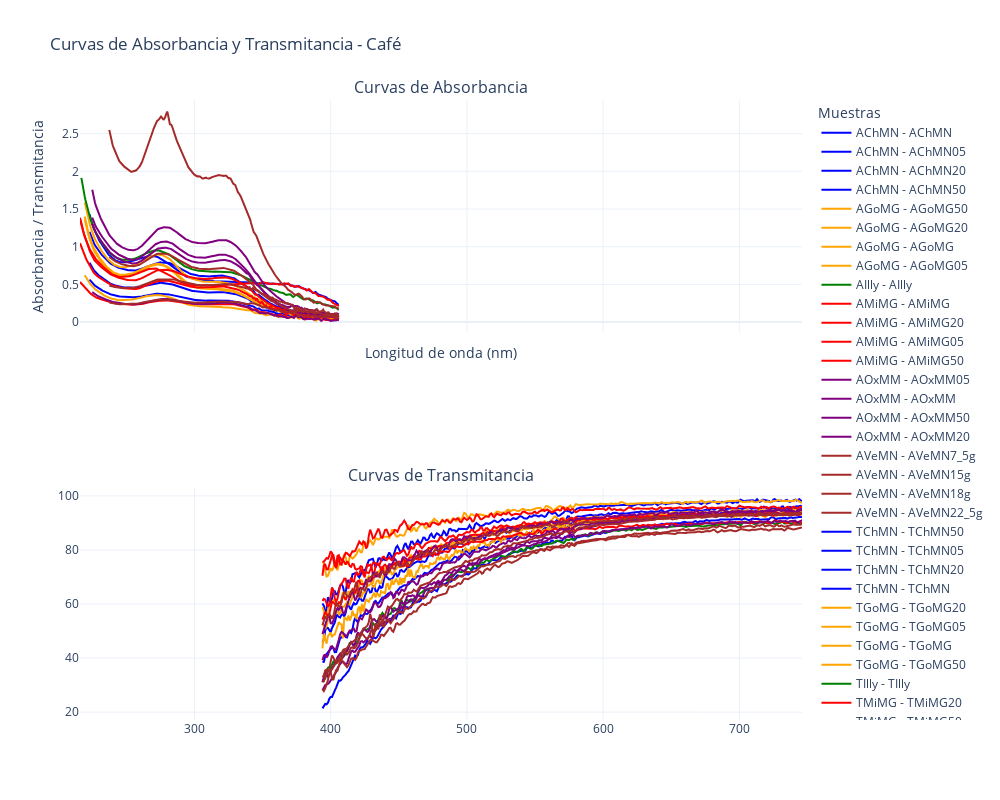

Notebook code for this chart:
### Code cell
import pandas as pd
import numpy as np
import plotly.graph_objects as go
from plotly.subplots import make_subplots
import os

# === Archivos ===
archivos_abs = [
    'AChMN_matrix.csv', 'AGoMG_matrix.csv', 'AIlly_matrix.csv',
    'AMiMG_matrix.csv', 'AOxMM_matrix.csv', 'AVeMN_matrix.csv'
]
archivos_trans = [
    'TChMN_matrix.csv', 'TGoMG_matrix.csv', 'TIlly_matrix.csv',
    'TMiMG_matrix.csv', 'TOxMM_matrix.csv', 'TVeMN_matrix.csv'
]

# === Función para leer datos y limpiar ===
def leer_csv(filepath):
    df = pd.read_csv(filepath)
    df.columns = ['nm'] + list(df.columns[1:])
    for col in df.columns[1:]:
        df[col] = pd.to_numeric(df[col], errors='coerce')
    return df.dropna()

# === Diccionarios de datos ===
datos_abs = {nombre[:-11]: leer_csv(nombre) for nombre in archivos_abs}
datos_trans = {nombre[:-11]: leer_csv(nombre) for nombre in archivos_trans}

# === Crear figura interactiva con subplots ===
fig = make_subplots(
    rows=2, cols=1,
    subplot_titles=("Curvas de Absorbancia", "Curvas de Transmitancia"),
    shared_xaxes=True
)

# === Colores para distinguir ===
colores = ['blue', 'orange', 'green', 'red', 'purple', 'brown']

# === Gráficas de absorbancia ===
for i, (nombre, df) in enumerate(datos_abs.items()):
    for col in df.columns[1:]:
        fig.add_trace(go.Scatter(
            x=df['nm'],
            y=df[col],
            mode='lines',
            name=f"{nombre} - {col}",
            line=dict(color=colores[i % len(colores)])
        ), row=1, col=1)

# === Gráficas de transmitancia ===
for i, (nombre, df) in enumerate(datos_trans.items()):
    for col in df.columns[1:]:
        fig.add_trace(go.Scatter(
            x=df['nm'],
            y=df[col],
            mode='lines',  # Línea continua, no puntos
            name=f"{nombre} - {col}",
            line=dict(color=colores[i % len(colores)])
        ), row=2, col=1)


# === Estilo general ===
fig.update_layout(
    height=800,
    width=1000,
    title_text="Curvas de Absorbancia y Transmitancia - Café",
    xaxis_title="Longitud de onda (nm)",
    yaxis_title="Absorbancia / Transmitancia",
    legend_title="Muestras",
    template="plotly_white"
)

# === Guardar como archivo HTML ===
fig.write_html("curvas_cafe_interactivas.html")
fig.show()

### Figure 1 — Plotly figure (JSON) as saved in the notebook; plotly's stock layout.template omitted (floating-point values rounded to 4 significant figures; data arrays with more than 128 entries replaced by an {"elided": "..."} marker saying what was removed)
{"data": [{"line": {"color": "blue"}, "mode": "lines", "name": "AChMN - AChMN", "type": "scatter", "x": {"elided": "367 float values"}, "xaxis": "x", "y": {"elided": "367 float values"}, "yaxis": "y"}, {"line": {"color": "blue"}, "mode": "lines", "name": "AChMN - AChMN05", "type": "scatter", "x": {"elided": "367 float values"}, "xaxis": "x", "y": {"elided": "367 float values"}, "yaxis": "y"}, {"line": {"color": "blue"}, "mode": "lines", "name": "AChMN - AChMN20", "type": "scatter", "x": {"elided": "367 float values"}, "xaxis": "x", "y": {"elided": "367 float values"}, "yaxis": "y"}, {"line": {"color": "blue"}, "mode": "lines", "name": "AChMN - AChMN50", "type": "scatter", "x": {"elided": "367 float values"}, "xaxis": "x", "y": {"elided": "367 float values"}, "yaxis": "y"}, {"line": {"color": "orange"}, "mode": "lines", "name": "AGoMG - AGoMG50", "type": "scatter", "x": {"elided": "374 float values"}, "xaxis": "x", "y": {"elided": "374 float values"}, "yaxis": "y"}, {"line": {"color": "orange"}, "mode": "lines", "name": "AGoMG - AGoMG20", "type": "scatter", "x": {"elided": "374 float values"}, "xaxis": "x", "y": {"elided": "374 float values"}, "yaxis": "y"}, {"line": {"color": "orange"}, "mode": "lines", "name": "AGoMG - AGoMG", "type": "scatter", "x": {"elided": "374 float values"}, "xaxis": "x", "y": {"elided": "374 float values"}, "yaxis": "y"}, {"line": {"color": "orange"}, "mode": "lines", "name": "AGoMG - AGoMG05", "type": "scatter", "x": {"elided": "374 float values"}, "xaxis": "x", "y": {"elided": "374 float values"}, "yaxis": "y"}, {"line": {"color": "green"}, "mode": "lines", "name": "AIlly - AIlly", "type": "scatter", "x": {"elided": "379 float values"}, "xaxis": "x", "y": {"elided": "379 float values"}, "yaxis": "y"}, {"line": {"color": "red"}, "mode": "lines", "name": "AMiMG - AMiMG", "type": "scatter", "x": {"elided": "381 float values"}, "xaxis": "x", "y": {"elided": "381 float values"}, "yaxis": "y"}, {"line": {"color": "red"}, "mode": "lines", "name": "AMiMG - AMiMG20", "type": "scatter", "x": {"elided": "381 float values"}, "xaxis": "x", "y": {"elided": "381 float values"}, "yaxis": "y"}, {"line": {"color": "red"}, "mode": "lines", "name": "AMiMG - AMiMG05", "type": "scatter", "x": {"elided": "381 float values"}, "xaxis": "x", "y": {"elided": "381 float values"}, "yaxis": "y"}, {"line": {"color": "red"}, "mode": "lines", "name": "AMiMG - AMiMG50", "type": "scatter", "x": {"elided": "381 float values"}, "xaxis": "x", "y": {"elided": "381 float values"}, "yaxis": "y"}, {"line": {"color": "purple"}, "mode": "lines", "name": "AOxMM - AOxMM05", "type": "scatter", "x": {"elided": "363 float values"}, "xaxis": "x", "y": {"elided": "363 float values"}, "yaxis": "y"}, {"line": {"color": "purple"}, "mode": "lines", "name": "AOxMM - AOxMM", "type": "scatter", "x": {"elided": "363 float values"}, "xaxis": "x", "y": {"elided": "363 float values"}, "yaxis": "y"}, {"line": {"color": "purple"}, "mode": "lines", "name": "AOxMM - AOxMM50", "type": "scatter", "x": {"elided": "363 float values"}, "xaxis": "x", "y": {"elided": "363 float values"}, "yaxis": "y"}, {"line": {"color": "purple"}, "mode": "lines", "name": "AOxMM - AOxMM20", "type": "scatter", "x": {"elided": "363 float values"}, "xaxis": "x", "y": {"elided": "363 float values"}, "yaxis": "y"}, {"line": {"color": "brown"}, "mode": "lines", "name": "AVeMN - AVeMN7_5g", "type": "scatter", "x": {"elided": "338 float values"}, "xaxis": "x", "y": {"elided": "338 float values"}, "yaxis": "y"}, {"line": {"color": "brown"}, "mode": "lines", "name": "AVeMN - AVeMN15g", "type": "scatter", "x": {"elided": "338 float values"}, "xaxis": "x", "y": {"elided": "338 float values"}, "yaxis": "y"}, {"line": {"color": "brown"}, "mode": "lines", "name": "AVeMN - AVeMN18g", "type": "scatter", "x": {"elided": "338 float values"}, "xaxis": "x", "y": {"elided": "338 float values"}, "yaxis": "y"}, {"line": {"color": "brown"}, "mode": "lines", "name": "AVeMN - AVeMN22_5g", "type": "scatter", "x": {"elided": "338 float values"}, "xaxis": "x", "y": {"elided": "338 float values"}, "yaxis": "y"}, {"line": {"color": "blue"}, "mode": "lines", "name": "TChMN - TChMN50", "type": "scatter", "x": {"elided": "353 float values"}, "xaxis": "x2", "y": {"elided": "353 float values"}, "yaxis": "y2"}, {"line": {"color": "blue"}, "mode": "lines", "name": "TChMN - TChMN05", "type": "scatter", "x": {"elided": "353 float values"}, "xaxis": "x2", "y": {"elided": "353 float values"}, "yaxis": "y2"}, {"line": {"color": "blue"}, "mode": "lines", "name": "TChMN - TChMN20", "type": "scatter", "x": {"elided": "353 float values"}, "xaxis": "x2", "y": {"elided": "353 float values"}, "yaxis": "y2"}, {"line": {"color": "blue"}, "mode": "lines", "name": "TChMN - TChMN", "type": "scatter", "x": {"elided": "353 float values"}, "xaxis": "x2", "y": {"elided": "353 float values"}, "yaxis": "y2"}, {"line": {"color": "orange"}, "mode": "lines", "name": "TGoMG - TGoMG20", "type": "scatter", "x": {"elided": "353 float values"}, "xaxis": "x2", "y": {"elided": "353 float values"}, "yaxis": "y2"}, {"line": {"color": "orange"}, "mode": "lines", "name": "TGoMG - TGoMG05", "type": "scatter", "x": {"elided": "353 float values"}, "xaxis": "x2", "y": {"elided": "353 float values"}, "yaxis": "y2"}, {"line": {"color": "orange"}, "mode": "lines", "name": "TGoMG - TGoMG", "type": "scatter", "x": {"elided": "353 float values"}, "xaxis": "x2", "y": {"elided": "353 float values"}, "yaxis": "y2"}, {"line": {"color": "orange"}, "mode": "lines", "name": "TGoMG - TGoMG50", "type": "scatter", "x": {"elided": "353 float values"}, "xaxis": "x2", "y": {"elided": "353 float values"}, "yaxis": "y2"}, {"line": {"color": "green"}, "mode": "lines", "name": "TIlly - TIlly", "type": "scatter", "x": {"elided": "353 float values"}, "xaxis": "x2", "y": {"elided": "353 float values"}, "yaxis": "y2"}, {"line": {"color": "red"}, "mode": "lines", "name": "TMiMG - TMiMG20", "type": "scatter", "x": {"elided": "353 float values"}, "xaxis": "x2", "y": {"elided": "353 float values"}, "yaxis": "y2"}, {"line": {"color": "red"}, "mode": "lines", "name": "TMiMG - TMiMG50", "type": "scatter", "x": {"elided": "353 float values"}, "xaxis": "x2", "y": {"elided": "353 float values"}, "yaxis": "y2"}, {"line": {"color": "red"}, "mode": "lines", "name": "TMiMG - TMiMG", "type": "scatter", "x": {"elided": "353 float values"}, "xaxis": "x2", "y": {"elided": "353 float values"}, "yaxis": "y2"}, {"line": {"color": "red"}, "mode": "lines", "name": "TMiMG - TMiMG05", "type": "scatter", "x": {"elided": "353 float values"}, "xaxis": "x2", "y": {"elided": "353 float values"}, "yaxis": "y2"}, {"line": {"color": "purple"}, "mode": "lines", "name": "TOxMM - TOxMM20", "type": "scatter", "x": {"elided": "353 float values"}, "xaxis": "x2", "y": {"elided": "353 float values"}, "yaxis": "y2"}, {"line": {"color": "purple"}, "mode": "lines", "name": "TOxMM - TOxMM05", "type": "scatter", "x": {"elided": "353 float values"}, "xaxis": "x2", "y": {"elided": "353 float values"}, "yaxis": "y2"}, {"line": {"color": "purple"}, "mode": "lines", "name": "TOxMM - TOxMM50", "type": "scatter", "x": {"elided": "353 float values"}, "xaxis": "x2", "y": {"elided": "353 float values"}, "yaxis": "y2"}, {"line": {"color": "purple"}, "mode": "lines", "name": "TOxMM - TOxMM", "type": "scatter", "x": {"elided": "353 float values"}, "xaxis": "x2", "y": {"elided": "353 float values"}, "yaxis": "y2"}, {"line": {"color": "brown"}, "mode": "lines", "name": "TVeMN - TVeMN7_5g", "type": "scatter", "x": {"elided": "353 float values"}, "xaxis": "x2", "y": {"elided": "353 float values"}, "yaxis": "y2"}, {"line": {"color": "brown"}, "mode": "lines", "name": "TVeMN - TVeMN15g", "type": "scatter", "x": {"elided": "353 float values"}, "xaxis": "x2", "y": {"elided": "353 float values"}, "yaxis": "y2"}, {"line": {"color": "brown"}, "mode": "lines", "name": "TVeMN - TVeMN18g", "type": "scatter", "x": {"elided": "353 float values"}, "xaxis": "x2", "y": {"elided": "353 float values"}, "yaxis": "y2"}, {"line": {"color": "brown"}, "mode": "lines", "name": "TVeMN - TVeMN22_5g", "type": "scatter", "x": {"elided": "353 float values"}, "xaxis": "x2", "y": {"elided": "353 float values"}, "yaxis": "y2"}], "layout": {"annotations": [{"font": {"size": 16}, "showarrow": false, "text": "Curvas de Absorbancia", "x": 0.5, "xanchor": "center", "xref": "paper", "y": 1, "yanchor": "bottom", "yref": "paper"}, {"font": {"size": 16}, "showarrow": false, "text": "Curvas de Transmitancia", "x": 0.5, "xanchor": "center", "xref": "paper", "y": 0.375, "yanchor": "bottom", "yref": "paper"}], "height": 800, "legend": {"title": {"text": "Muestras"}}, "title": {"text": "Curvas de Absorbancia y Transmitancia - Café"}, "width": 1000, "xaxis": {"anchor": "y", "domain": [0, 1], "matches": "x2", "showticklabels": false, "title": {"text": "Longitud de onda (nm)"}}, "xaxis2": {"anchor": "y2", "domain": [0, 1]}, "yaxis": {"anchor": "x", "domain": [0.625, 1], "title": {"text": "Absorbancia / Transmitancia"}}, "yaxis2": {"anchor": "x2", "domain": [0, 0.375]}}}
